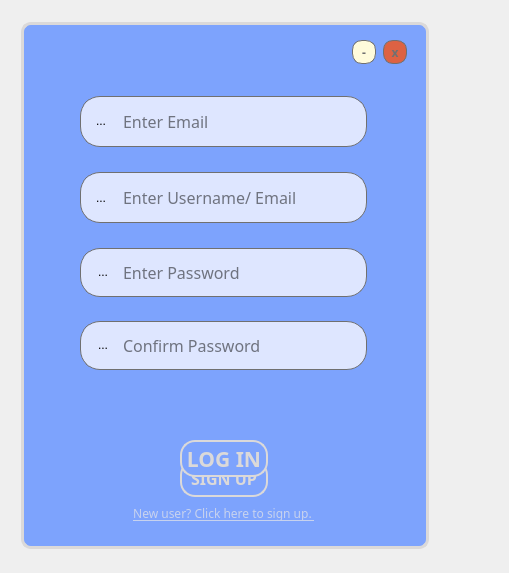
<?xml version="1.0" encoding="UTF-8"?>
<ui version="4.0">
 <class>LoginWindow</class>
 <widget class="QWidget" name="LoginWindow">
  <property name="geometry">
   <rect>
    <x>0</x>
    <y>0</y>
    <width>509</width>
    <height>573</height>
   </rect>
  </property>
  <property name="windowTitle">
   <string>Form</string>
  </property>
  <property name="windowOpacity">
   <double>1.000000000000000</double>
  </property>
  <property name="styleSheet">
   <string notr="true">Qlabel{
border-radius: 25px;
}</string>
  </property>
  <widget class="QToolButton" name="toolButton_3">
   <property name="geometry">
    <rect>
     <x>86</x>
     <y>183</y>
     <width>30</width>
     <height>30</height>
    </rect>
   </property>
   <property name="autoFillBackground">
    <bool>false</bool>
   </property>
   <property name="styleSheet">
    <string notr="true">QToolButton{
background-color: None;
border: None;
}</string>
   </property>
   <property name="text">
    <string>...</string>
   </property>
   <property name="icon">
    <iconset resource="resource.qrc">
     <normaloff>:/images/pic/profile.png</normaloff>:/images/pic/profile.png</iconset>
   </property>
   <property name="iconSize">
    <size>
     <width>35</width>
     <height>35</height>
    </size>
   </property>
  </widget>
  <widget class="QLabel" name="WELCOME">
   <property name="geometry">
    <rect>
     <x>102</x>
     <y>91</y>
     <width>241</width>
     <height>56</height>
    </rect>
   </property>
   <property name="font">
    <font>
     <family>Poppins</family>
     <pointsize>36</pointsize>
    </font>
   </property>
   <property name="styleSheet">
    <string notr="true">QLabel{
color: #F5F5F5;
}</string>
   </property>
   <property name="text">
    <string>WELCOME</string>
   </property>
   <property name="textFormat">
    <enum>Qt::PlainText</enum>
   </property>
  </widget>
  <widget class="QPushButton" name="minimize_butt">
   <property name="geometry">
    <rect>
     <x>352</x>
     <y>40</y>
     <width>24</width>
     <height>24</height>
    </rect>
   </property>
   <property name="font">
    <font>
     <family>Poppins</family>
     <weight>75</weight>
     <bold>true</bold>
    </font>
   </property>
   <property name="styleSheet">
    <string notr="true">QPushButton{
border: 1px solid #707070;
border-radius: 10px;
background:#FFFBDB;
color: #707070;
}
QPushButton:hover{
border: 1px solid #535249;
border-radius: 10px;
background:#535249;
color: #FFFBDB;
}</string>
   </property>
   <property name="text">
    <string>-</string>
   </property>
  </widget>
  <widget class="QLineEdit" name="username">
   <property name="geometry">
    <rect>
     <x>80</x>
     <y>172</y>
     <width>287</width>
     <height>51</height>
    </rect>
   </property>
   <property name="font">
    <font>
     <family>Poppins</family>
     <pointsize>12</pointsize>
    </font>
   </property>
   <property name="styleSheet">
    <string notr="true">QLineEdit{
border-radius:20px;
background-color:#DEE6FF;
border: 1px solid #707070;
padding-left:40px;
}
QLineEdit:focus{
color: #000000;
background-color:#FDFBFB;
padding-left:40px;
}


</string>
   </property>
   <property name="inputMask">
    <string/>
   </property>
   <property name="text">
    <string/>
   </property>
   <property name="frame">
    <bool>false</bool>
   </property>
   <property name="placeholderText">
    <string>Enter Username/ Email</string>
   </property>
   <property name="clearButtonEnabled">
    <bool>true</bool>
   </property>
  </widget>
  <widget class="QLabel" name="error">
   <property name="geometry">
    <rect>
     <x>130</x>
     <y>400</y>
     <width>181</width>
     <height>16</height>
    </rect>
   </property>
   <property name="font">
    <font>
     <family>Poppins</family>
    </font>
   </property>
   <property name="focusPolicy">
    <enum>Qt::StrongFocus</enum>
   </property>
   <property name="styleSheet">
    <string notr="true">QLabel{
border: None;
color: #CD4F8A;
alignment: center;
}</string>
   </property>
   <property name="frameShape">
    <enum>QFrame::Box</enum>
   </property>
   <property name="text">
    <string/>
   </property>
  </widget>
  <widget class="QPushButton" name="signup">
   <property name="geometry">
    <rect>
     <x>180</x>
     <y>460</y>
     <width>88</width>
     <height>37</height>
    </rect>
   </property>
   <property name="font">
    <font>
     <family>Poppins</family>
     <pointsize>12</pointsize>
     <weight>75</weight>
     <bold>true</bold>
    </font>
   </property>
   <property name="styleSheet">
    <string notr="true">QPushButton{
border-radius: 15px;
background-color: #7DA3FD;
border:2px solid #DBD9D9;
color: #DBD9D9
}
QPushButton:hover{
background-color: #566FA7;
border:2px solid #DBD9D9;
color: #FFFFFF
}</string>
   </property>
   <property name="text">
    <string>SIGN UP</string>
   </property>
  </widget>
  <widget class="QPushButton" name="close_butt">
   <property name="geometry">
    <rect>
     <x>383</x>
     <y>40</y>
     <width>24</width>
     <height>24</height>
    </rect>
   </property>
   <property name="font">
    <font>
     <family>Poppins</family>
     <weight>75</weight>
     <bold>true</bold>
    </font>
   </property>
   <property name="styleSheet">
    <string notr="true">QPushButton{
border: 1px solid #707070;
border-radius: 10px;
background:#DD6243;
color: #707070;
}
QPushButton:hover{
border: 1px solid #E8907A;
border-radius: 10px;
background:#E8907A;
color: #FFFBDB;
}</string>
   </property>
   <property name="text">
    <string>x</string>
   </property>
  </widget>
  <widget class="QRadioButton" name="Keep_me">
   <property name="geometry">
    <rect>
     <x>90</x>
     <y>330</y>
     <width>131</width>
     <height>20</height>
    </rect>
   </property>
   <property name="font">
    <font>
     <family>Poppins</family>
    </font>
   </property>
   <property name="styleSheet">
    <string notr="true">QRadioButton{
color: #F5F5F5;
}

QRadioButton::indicator::unchecked{
border: 1px solid #F5F5F5;
border-radius: 5px;
}
QRadioButton::indicator::checked{
background-color:#7DA3FD;
border: 4px solid #F5F5F5;
border-radius: 5px;
}</string>
   </property>
   <property name="text">
    <string>Keep me signed in.</string>
   </property>
  </widget>
  <widget class="QPushButton" name="login">
   <property name="geometry">
    <rect>
     <x>180</x>
     <y>440</y>
     <width>88</width>
     <height>37</height>
    </rect>
   </property>
   <property name="font">
    <font>
     <family>Poppins</family>
     <pointsize>16</pointsize>
     <weight>75</weight>
     <bold>true</bold>
    </font>
   </property>
   <property name="styleSheet">
    <string notr="true">QPushButton#login{
border-radius: 15px;
background-color: #7DA3FD;
border:2px solid #DBD9D9;
color: #DBD9D9
}
QPushButton#login:hover{
background-color: #566FA7;
border:2px solid #DBD9D9;
color: #FFFFFF
}</string>
   </property>
   <property name="text">
    <string>LOG IN</string>
   </property>
  </widget>
  <widget class="QPushButton" name="back">
   <property name="geometry">
    <rect>
     <x>40</x>
     <y>460</y>
     <width>31</width>
     <height>41</height>
    </rect>
   </property>
   <property name="styleSheet">
    <string notr="true">QPushButton{
background: none;
border:none;
icon: url(:/images/pic/left-arrow1.png);
}
QPushButton:hover{
background: none;
border:none;
icon: url(:/images/pic/left-arrow.png);
}</string>
   </property>
   <property name="text">
    <string/>
   </property>
   <property name="iconSize">
    <size>
     <width>32</width>
     <height>32</height>
    </size>
   </property>
  </widget>
  <widget class="QPushButton" name="forgot_password">
   <property name="geometry">
    <rect>
     <x>250</x>
     <y>327</y>
     <width>111</width>
     <height>25</height>
    </rect>
   </property>
   <property name="font">
    <font>
     <family>Poppins</family>
     <underline>true</underline>
    </font>
   </property>
   <property name="cursor">
    <cursorShape>PointingHandCursor</cursorShape>
   </property>
   <property name="styleSheet">
    <string notr="true">QPushButton{
color: #C7D2EE;
border: None;
background-color: None;
}
QPushButton:hover{
color: #F5F5F5;
border: None;
background-color: None;
}</string>
   </property>
   <property name="text">
    <string>Forgot password?</string>
   </property>
  </widget>
  <widget class="QLineEdit" name="password">
   <property name="geometry">
    <rect>
     <x>80</x>
     <y>248</y>
     <width>287</width>
     <height>49</height>
    </rect>
   </property>
   <property name="font">
    <font>
     <family>Poppins</family>
     <pointsize>12</pointsize>
    </font>
   </property>
   <property name="styleSheet">
    <string notr="true">QLineEdit{
border-radius:20px;
background-color:#DEE6FF;
border: 1px solid #707070;
padding-left:40px;
}
QLineEdit:focus{
color: #000000;
background-color:#FDFBFB;
padding-left:40px;
}


</string>
   </property>
   <property name="inputMethodHints">
    <set>Qt::ImhNone</set>
   </property>
   <property name="text">
    <string/>
   </property>
   <property name="placeholderText">
    <string>Enter Password</string>
   </property>
   <property name="clearButtonEnabled">
    <bool>true</bool>
   </property>
  </widget>
  <widget class="QPushButton" name="goto_signup">
   <property name="geometry">
    <rect>
     <x>120</x>
     <y>500</y>
     <width>208</width>
     <height>27</height>
    </rect>
   </property>
   <property name="font">
    <font>
     <family>Poppins</family>
     <underline>true</underline>
    </font>
   </property>
   <property name="cursor">
    <cursorShape>PointingHandCursor</cursorShape>
   </property>
   <property name="styleSheet">
    <string notr="true">QPushButton{
color: #C7D2EE;
border: None;
background-color: None;
}
QPushButton:hover{
color: #F5F5F5;
border: None;
background-color: None;
}</string>
   </property>
   <property name="text">
    <string>New user? Click here to sign up. </string>
   </property>
  </widget>
  <widget class="QToolButton" name="toolButton_4">
   <property name="geometry">
    <rect>
     <x>88</x>
     <y>257</y>
     <width>30</width>
     <height>30</height>
    </rect>
   </property>
   <property name="autoFillBackground">
    <bool>false</bool>
   </property>
   <property name="styleSheet">
    <string notr="true">QToolButton{
background-color: None;
border: None;
}</string>
   </property>
   <property name="text">
    <string>...</string>
   </property>
   <property name="icon">
    <iconset resource="resource.qrc">
     <normaloff>:/images/pic/padlock.png</normaloff>:/images/pic/padlock.png</iconset>
   </property>
   <property name="iconSize">
    <size>
     <width>30</width>
     <height>30</height>
    </size>
   </property>
  </widget>
  <widget class="QLabel" name="background">
   <property name="geometry">
    <rect>
     <x>21</x>
     <y>22</y>
     <width>408</width>
     <height>527</height>
    </rect>
   </property>
   <property name="styleSheet">
    <string notr="true">QLabel#background{
border-radius: 10px;
background: #7DA3FD;
border: 3px solid;
border-color: #DBD9D9;

}</string>
   </property>
   <property name="text">
    <string/>
   </property>
  </widget>
  <widget class="QToolButton" name="email_logo">
   <property name="geometry">
    <rect>
     <x>86</x>
     <y>106</y>
     <width>30</width>
     <height>30</height>
    </rect>
   </property>
   <property name="autoFillBackground">
    <bool>false</bool>
   </property>
   <property name="styleSheet">
    <string notr="true">QToolButton{
background-color: None;
border: None;
}</string>
   </property>
   <property name="text">
    <string>...</string>
   </property>
   <property name="icon">
    <iconset resource="resource.qrc">
     <normaloff>:/images/pic/fingerprint.png</normaloff>:/images/pic/fingerprint.png</iconset>
   </property>
   <property name="iconSize">
    <size>
     <width>35</width>
     <height>35</height>
    </size>
   </property>
  </widget>
  <widget class="QLineEdit" name="email">
   <property name="geometry">
    <rect>
     <x>80</x>
     <y>96</y>
     <width>287</width>
     <height>51</height>
    </rect>
   </property>
   <property name="font">
    <font>
     <family>Poppins</family>
     <pointsize>12</pointsize>
    </font>
   </property>
   <property name="styleSheet">
    <string notr="true">QLineEdit{
border-radius:20px;
background-color:#DEE6FF;
border: 1px solid #707070;
padding-left:40px;
}
QLineEdit:focus{
color: #000000;
background-color:#FDFBFB;
padding-left:40px;
}


</string>
   </property>
   <property name="inputMask">
    <string/>
   </property>
   <property name="text">
    <string/>
   </property>
   <property name="frame">
    <bool>false</bool>
   </property>
   <property name="placeholderText">
    <string>Enter Email</string>
   </property>
   <property name="clearButtonEnabled">
    <bool>true</bool>
   </property>
  </widget>
  <widget class="QLineEdit" name="pwd_confirmation">
   <property name="geometry">
    <rect>
     <x>80</x>
     <y>321</y>
     <width>287</width>
     <height>49</height>
    </rect>
   </property>
   <property name="font">
    <font>
     <family>Poppins</family>
     <pointsize>12</pointsize>
    </font>
   </property>
   <property name="styleSheet">
    <string notr="true">QLineEdit{
border-radius:20px;
background-color:#DEE6FF;
border: 1px solid #707070;
padding-left:40px;
}
QLineEdit:focus{
color: #000000;
background-color:#FDFBFB;
padding-left:40px;
}


</string>
   </property>
   <property name="inputMethodHints">
    <set>Qt::ImhNone</set>
   </property>
   <property name="placeholderText">
    <string>Confirm Password</string>
   </property>
   <property name="clearButtonEnabled">
    <bool>true</bool>
   </property>
  </widget>
  <widget class="QToolButton" name="reconfirm_logo">
   <property name="geometry">
    <rect>
     <x>88</x>
     <y>330</y>
     <width>30</width>
     <height>30</height>
    </rect>
   </property>
   <property name="autoFillBackground">
    <bool>false</bool>
   </property>
   <property name="styleSheet">
    <string notr="true">QToolButton{
background-color: None;
border: None;
}</string>
   </property>
   <property name="text">
    <string>...</string>
   </property>
   <property name="icon">
    <iconset resource="resource.qrc">
     <normaloff>:/images/pic/thumb-up.png</normaloff>:/images/pic/thumb-up.png</iconset>
   </property>
   <property name="iconSize">
    <size>
     <width>30</width>
     <height>30</height>
    </size>
   </property>
  </widget>
  <zorder>background</zorder>
  <zorder>WELCOME</zorder>
  <zorder>minimize_butt</zorder>
  <zorder>username</zorder>
  <zorder>error</zorder>
  <zorder>signup</zorder>
  <zorder>close_butt</zorder>
  <zorder>Keep_me</zorder>
  <zorder>login</zorder>
  <zorder>back</zorder>
  <zorder>forgot_password</zorder>
  <zorder>password</zorder>
  <zorder>goto_signup</zorder>
  <zorder>toolButton_4</zorder>
  <zorder>toolButton_3</zorder>
  <zorder>email</zorder>
  <zorder>email_logo</zorder>
  <zorder>pwd_confirmation</zorder>
  <zorder>reconfirm_logo</zorder>
 </widget>
 <resources>
  <include location="resource.qrc"/>
 </resources>
 <connections/>
</ui>
